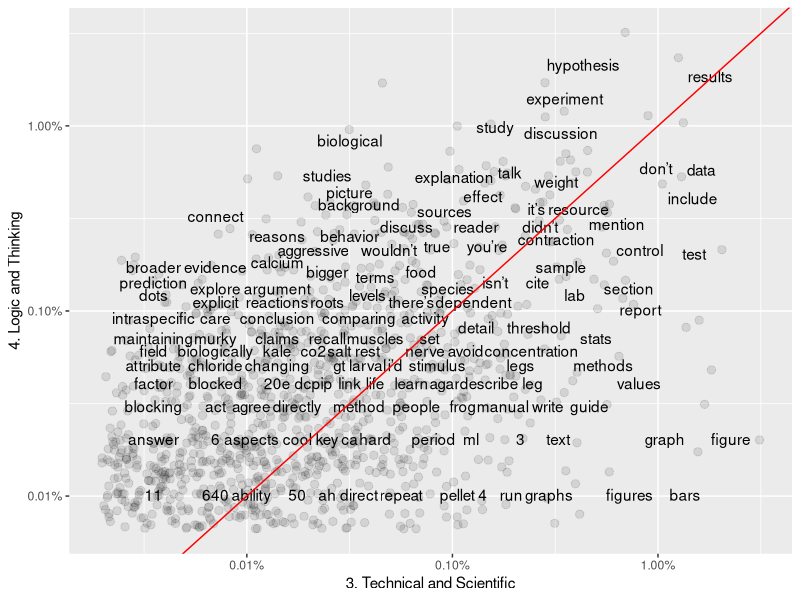

This figure's R source: (Note: this script raises an error after producing the figure.)
## ---- chunk 1
knitr::opts_chunk$set(echo = TRUE)
## ---- chunk 2
library(tidyverse)
library(tidytext)
library(dplyr)
library(tidyr)
library(ggplot2)
library(scales)
## ---- chunk 3
# Read CSV.
base_data <- read_csv(file='data/coded_full_comments_dataset_Spring18.csv')

# Isolate table rows to compare.
frequency_writing <- filter(base_data, code.subject=="2. Writing Quality"|code.subject=="3. Technical and Scientific"|code.subject=="4. Logic and Thinking")

#Reduce larger dataframe to just 2 required columns of data  
frequency_writing.subcolumns <- frequency_writing %>% select(1, 22:23)
## ---- chunk 4
# Tokenize phrases, remove stop words listed in standard reference file.
base_data_tokenized <- frequency_writing.subcolumns %>% 
  unnest_tokens(word,ta.comment) %>% 
  anti_join(stop_words)
## ---- chunk 5
#Create groups by code.subject, calculates proportional frequency in each group.
#Final step creates 5 columns: code.subject, n, word, total, frequency.
base_data_tokenized_sorted2 <- base_data_tokenized %>% 
  group_by(code.subject) %>%
  count(code.subject, word, sort=TRUE) %>% 
  left_join(base_data_tokenized %>% 
  group_by(code.subject) %>% 
  summarise(total = n())) %>%
  mutate(freq = n/total)
## ---- chunk 6
#Groups by code.subject, calculated proportional frequency in each group.
#Final step creates 4 columns: word, 2. Writing Quality, code.subject, proportion
#Stats need this format to be able to compare 2. WQ against other values.
base_data_tokenized_sorted2 <- base_data_tokenized %>% 
  group_by(code.subject) %>%
  count(code.subject, word, sort=TRUE) %>% 
  mutate(proportion = n / sum(n)) %>% 
  select(-n) %>% 
  spread(code.subject, proportion) %>% 
  gather(code.subject, proportion, `3. Technical and Scientific`:`4. Logic and Thinking`)
## ---- chunk 7
cor.test(data = base_data_tokenized_sorted2[base_data_tokenized_sorted2$code.subject == "3. Technical and Scientific",], 
         ~ proportion + `2. Writing Quality`)
## ---- chunk 8
cor.test(data = base_data_tokenized_sorted2[base_data_tokenized_sorted2$code.subject == "4. Logic and Thinking",], 
         ~ proportion + `2. Writing Quality`)
## ---- chunk 9
#Create groups by code.subject, calculates proportional frequency in each group.
#Final step creates 5 columns: code.subject, n, word, total, frequency.
base_data_tokenized_sorted3 <- base_data_tokenized %>% 
  group_by(code.subject) %>%
  count(code.subject, word, sort=TRUE) %>% 
  left_join(base_data_tokenized %>% 
              group_by(code.subject) %>% 
              summarise(total = n())) %>%
  mutate(freq = n/total)
## ---- chunk 10
#Groups by code.subject, calculated proportional frequency in each group.
#Final step creates 4 columns: word, 3. Technical and Scientific, code.subject, proportion
#Stats need this format to be able to compare 3. TS against other values.
base_data_tokenized_sorted3 <- base_data_tokenized %>% 
  group_by(code.subject) %>%
  count(code.subject, word, sort=TRUE) %>% 
  mutate(proportion = n / sum(n)) %>% 
  select(-n) %>% 
  spread(code.subject, proportion) %>% 
  gather(code.subject, proportion, `3. Technical and Scientific`:`4. Logic and Thinking`)

# THERE IS AN ERROR HERE I CANNOT DEBUG! If I change "3. Technical and Scientific"  to "2. Writing Quality", the structure of the tibble breaks. It goes from the correctly sorted 4 columns to incorrectly sorted 3 columns. It is NOT A TYPO; I cannot use a different order, or any other format. 

## ---- chunk 11
cor.test(data = base_data_tokenized_sorted3[base_data_tokenized_sorted3$code.subject == "3. Technical and Scientific",], 
         ~ proportion + `2. Writing Quality`)
## ---- chunk 12
cor.test(data = base_data_tokenized_sorted3[base_data_tokenized_sorted3$code.subject == "4. Logic and Thinking",], 
         ~ proportion + `2. Writing Quality`)
## ---- chunk 13
frequency2 <- base_data_tokenized_sorted2 %>% 
  select(code.subject, word, proportion) %>% 
  spread(code.subject, proportion) %>%
  arrange(`3. Technical and Scientific`,`4. Logic and Thinking`)
## ---- chunk 14
ggplot(frequency2, aes(`3. Technical and Scientific`,`4. Logic and Thinking`)) +
  geom_jitter(alpha = 0.1, size = 2.5, width = 0.25, height = 0.25) +
  geom_text(aes(label = word), check_overlap = TRUE, vjust = 1.5) +
  scale_x_log10(labels = percent_format()) +
  scale_y_log10(labels = percent_format()) +
  geom_abline(color = "red")
## ---- chunk 15
ggplot(frequency2, aes(`2. Writing Quality`,`4. Logic and Thinking`)) +
  geom_jitter(alpha = 0.1, size = 2.5, width = 0.25, height = 0.25) +
  geom_text(aes(label = word), check_overlap = TRUE, vjust = 1.5) +
  scale_x_log10(labels = percent_format()) +
  scale_y_log10(labels = percent_format()) +
  geom_abline(color = "red")
## ---- chunk 16
ggplot(frequency2, aes(`2. Writing Quality`,`3. Technical and Scientific`)) +
  geom_jitter(alpha = 0.1, size = 2.5, width = 0.25, height = 0.25) +
  geom_text(aes(label = word), check_overlap = TRUE, vjust = 1.5) +
  scale_x_log10(labels = percent_format()) +
  scale_y_log10(labels = percent_format()) +
  geom_abline(color = "red")
